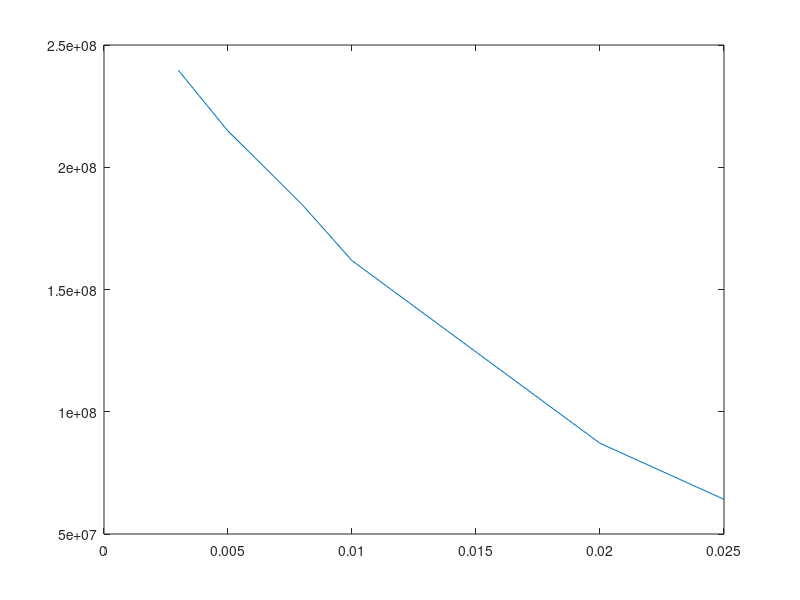
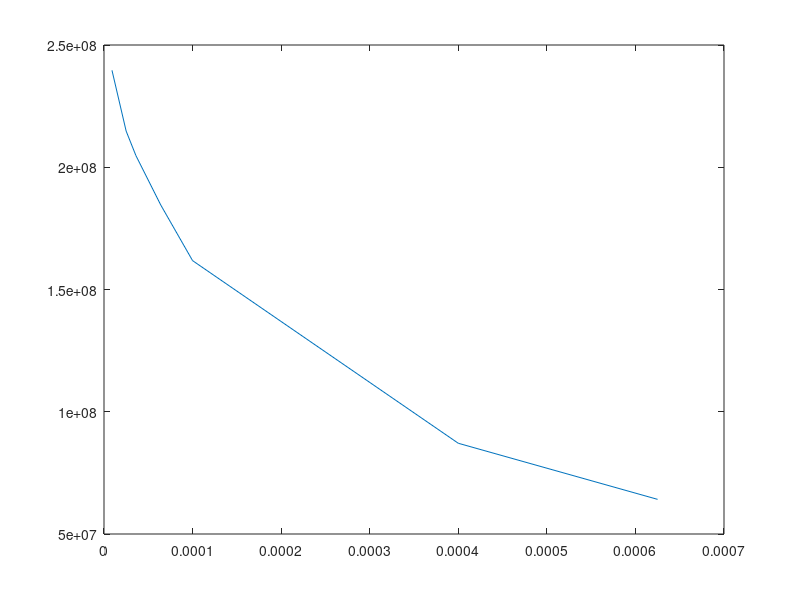

Write MATLAB code to recreate these figures, in order.
clear
clc

h = [0.025, 0.02,0.01,0.008,0.006,0.005,0.003]
comp = [ 405.09386427458821,420.19932947383575,452.12152723453761,  458.32744112134770,  461.70241803959021,  462.91780749527265]
sigmavm = [ 64171642.133209094, 87111708.518381581,161806176.50642782,  184610604.19472814, 204789909.94572461,  214790909.43579236,  239647829.08694345]
hsquared = h.^2

figure(1)
plot(h,sigmavm)
figure(2)
plot(hsquared,sigmavm)


sigma_cent = [140435709.74833924, 159762865.46645081, 215578595.65839344,  227997815.49522173, 238878080.49422231,243797398.82421944]

%Redoing sigmavm with thk defined manually

sigmavm_new = [64171642.133209094,87111708.518381581,161806176.50645119, 184610604.19498640]
comp_new = [8.1018771044010229,8.4039864016314159,9.0424303425789230,9.1665486175669599]